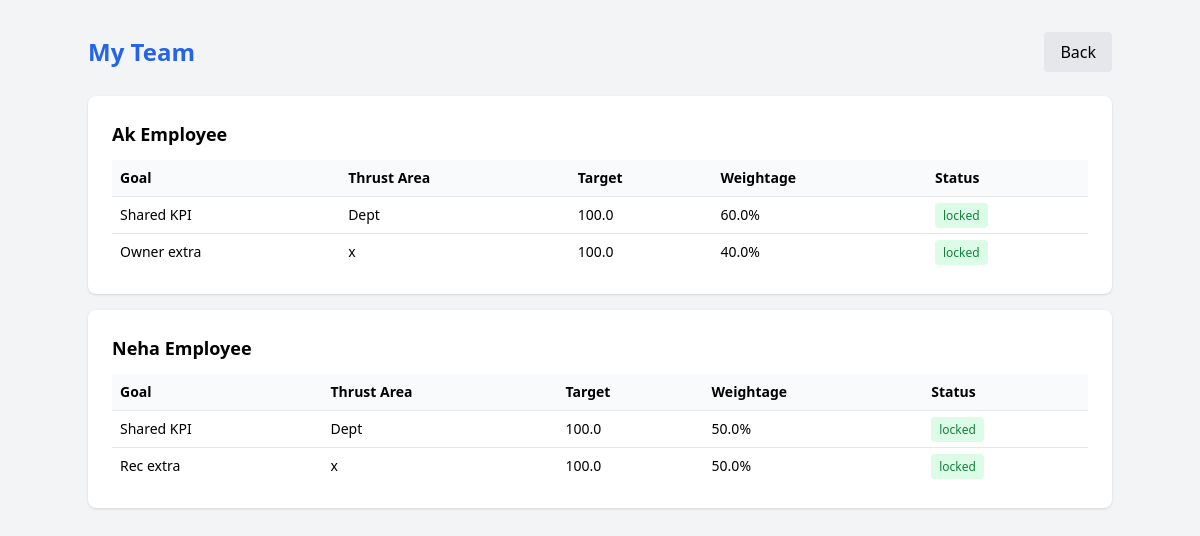
/manager/team (signed in), run on the app's committed database.
### app/models.py (models this page shows)
class User(Base):
    __tablename__ = "users"
    id = Column(Integer, primary_key=True, index=True)
    name = Column(String, nullable=False)
    email = Column(String, unique=True, nullable=False)
    password = Column(String, nullable=False)
    role = Column(String, nullable=False)  # employee / manager / admin
    manager_id = Column(Integer, ForeignKey("users.id"), nullable=True)
    manager = relationship("User", remote_side=[id], backref="team")
    goals = relationship("Goal", back_populates="employee")

class Goal(Base):
    __tablename__ = "goals"
    id = Column(Integer, primary_key=True, index=True)
    employee_id = Column(Integer, ForeignKey("users.id"), nullable=False)
    title = Column(String, nullable=False)
    thrust_area = Column(String, nullable=False)
    uom_type = Column(String, nullable=False)  # min / max / zero / timeline
    target = Column(Float, nullable=False)
    weightage = Column(Float, nullable=False)
    status = Column(String, default="draft")  # draft / submitted / approved / locked
    is_shared = Column(Boolean, default=False)
    parent_goal_id = Column(Integer, ForeignKey("goals.id"), nullable=True)
    created_at = Column(DateTime, default=datetime.utcnow)
    employee = relationship("User", back_populates="goals")
    achievements = relationship("Achievement", back_populates="goal")
    audit_logs = relationship("AuditLog", back_populates="goal")

### app/routes/manager.py (the view)
@router.get("/team")
def team_goals(request: Request, user=Depends(require_manager), db: Session = Depends(get_db)):
    team = get_team(db, user.id)
    team_goals = {member: db.query(Goal).filter(Goal.employee_id == member.id).all() for member in team}
    return templates.TemplateResponse(request, "manager/team.html", {
        "user": user,
        "team_goals": team_goals,
    })

### app/templates/manager/team.html (shortened to what this page needs)
<!DOCTYPE html>
<html>
<head>
    <script src="https://cdn.tailwindcss.com"></script>
</head>
<body class="bg-gray-100 p-8">
<div class="max-w-5xl mx-auto">
    <div class="flex justify-between items-center mb-6">
        <h1 class="text-2xl font-bold text-blue-600">My Team</h1>
        <a href="/manager/dashboard" class="bg-gray-200 px-4 py-2 rounded">Back</a>
    </div>
    {% for member, goals in team_goals.items() %}
    <div class="bg-white rounded-lg shadow p-6 mb-4">
        <h2 class="font-semibold text-lg mb-3">{{ member.name }}</h2>
        {% if goals %}
        <table class="w-full text-sm">
            <thead>
                <tr class="bg-gray-50">
                    <th class="p-2 text-left">Goal</th>
                    <th class="p-2 text-left">Thrust Area</th>
                    <th class="p-2 text-left">Target</th>
                    <th class="p-2 text-left">Weightage</th>
                    <th class="p-2 text-left">Status</th>
                </tr>
            </thead>
            <tbody>
                {% for goal in goals %}
                <tr class="border-t">
                    <td class="p-2">{{ goal.title }}</td>
                    <td class="p-2">{{ goal.thrust_area }}</td>
                    <td class="p-2">{{ goal.target }}</td>
                    <td class="p-2">{{ goal.weightage }}%</td>
                    <td class="p-2">
                        <span class="px-2 py-1 rounded text-xs
                            {% if goal.status == 'draft' %}bg-yellow-100 text-yellow-700
                            {% elif goal.status == 'submitted' %}bg-blue-100 text-blue-700
                            {% elif goal.status == 'locked' %}bg-green-100 text-green-700
                            {% endif %}">
                            {{ goal.status }}
                        </span>
                    </td>
                </tr>
                {% endfor %}
            </tbody>
        </table>
        {% else %}
        <p class="text-gray-500 text-sm">No goals created yet.</p>
        {% endif %}
    </div>
    {% endfor %}
</div>
</body>
</html>

### data on the page
User: name "Ak Employee"
Goal: title "Shared KPI", thrust_area "Dept", target "100.0", weightage "60.0", status "locked"
Goal: title "Owner extra", thrust_area "x", target "100.0", weightage "40.0", status "locked"
User: name "Neha Employee"
Goal: title "Shared KPI", thrust_area "Dept", target "100.0", weightage "50.0", status "locked"
Goal: title "Rec extra", thrust_area "x", target "100.0", weightage "50.0", status "locked"
